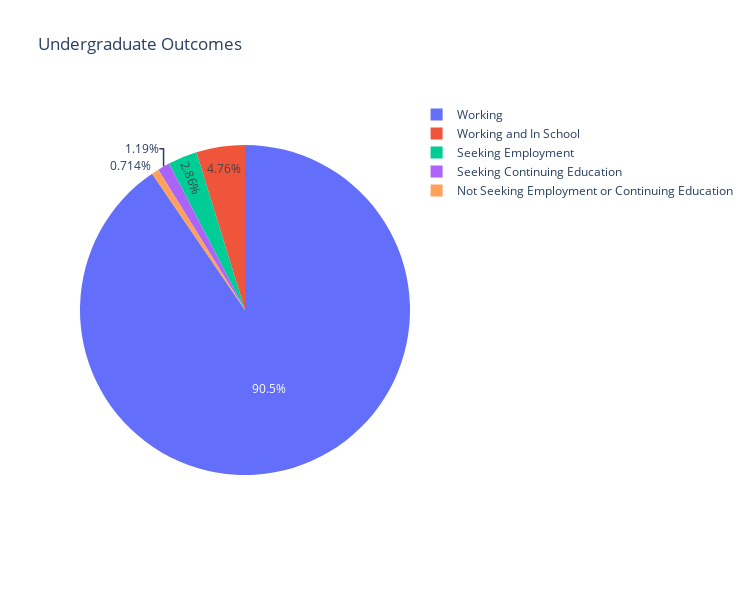

Notebook cell for this chart:
### Markdown cell above
### Undergraduate Outcomes

### Code cell
outcome_stats(ug_degrees, df)

### Figure 1 — Plotly figure (JSON) as saved in the notebook; plotly's stock layout.template omitted (floating-point values rounded to 4 significant figures)
{"data": [{"domain": {"x": [0, 1], "y": [0, 1]}, "hovertemplate": "Outcome=%{label}<br>Count=%{value}<extra></extra>", "labels": ["Working", "Working and In School", "Seeking Employment", "Seeking Continuing Education", "Not Seeking Employment or Continuing Education"], "legendgroup": "", "name": "", "showlegend": true, "type": "pie", "values": [380, 20, 12, 5, 3]}], "layout": {"height": 600, "legend": {"tracegroupgap": 0}, "title": {"text": "Undergraduate Outcomes"}, "width": 750}}
